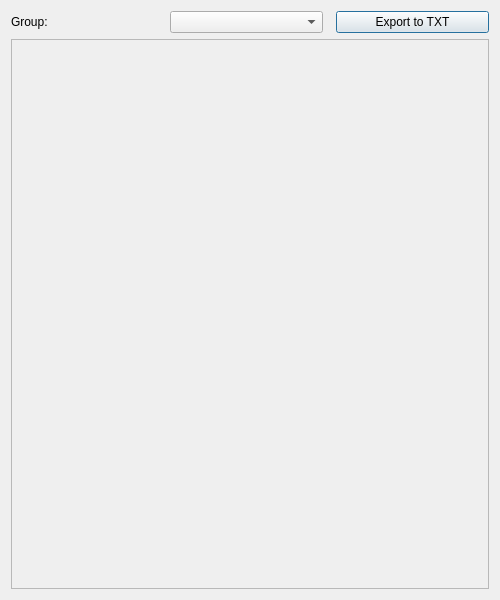
<?xml version="1.0" encoding="UTF-8"?>
<ui version="4.0">
 <class>attendance</class>
 <widget class="QDialog" name="attendance">
  <property name="geometry">
   <rect>
    <x>0</x>
    <y>0</y>
    <width>500</width>
    <height>600</height>
   </rect>
  </property>
  <property name="windowTitle">
   <string>Attendance</string>
  </property>
  <layout class="QVBoxLayout" name="mainLayout">
   <item>
    <layout class="QHBoxLayout" name="topLayout">
     <item>
      <widget class="QLabel" name="groupLabel">
       <property name="text">
        <string>Group:</string>
       </property>
      </widget>
     </item>
     <item>
      <widget class="QComboBox" name="groupComboBox">
       <property name="minimumWidth">
        <number>150</number>
       </property>
      </widget>
     </item>
     <item>
      <spacer name="horizontalSpacer">
       <property name="orientation">
        <enum>Qt::Horizontal</enum>
       </property>
      </spacer>
     </item>
     <item>
      <widget class="QPushButton" name="exportButton">
       <property name="text">
        <string>Export to TXT</string>
       </property>
      </widget>
     </item>
    </layout>
   </item>
   <item>
    <widget class="QScrollArea" name="scrollArea">
     <property name="widgetResizable">
      <bool>true</bool>
     </property>
     <widget class="QWidget" name="scrollContents">
      <layout class="QVBoxLayout" name="studentsLayout"/>
     </widget>
    </widget>
   </item>
  </layout>
 </widget>
 <resources/>
 <connections/>
</ui>
